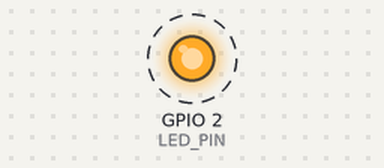
A sketch run on a simulated ESP8266 (NodeMCU). On the bench: output pins drawn as LEDs (lit = HIGH). Dashed ring = blinking. What the sketch prints to the serial monitor is not drawn.

Above: at 1.0 s.
Timing chart, 0 to 5.1 s (numbered marks = the images above):
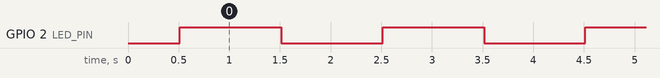

Measured:
- by itself, GPIO 2 (LED_PIN): alternates HIGH for 1.0 s and LOW for 1.0 s

The sketch:

prueba1_blink_led.ino
```cpp
// ==============================================================================
// UNIVERSIDAD NACIONAL DE SAN ANTONIO ABAD DEL CUSCO (UNSAAC)
// FACULTAD DE INGENIERÍA ELÉCTRICA, ELECTRÓNICA, INFORMÁTICA Y MECÁNICA
// ESCUELA PROFESIONAL DE INGENIERÍA INFORMÁTICA Y DE SISTEMAS
//
// ASIGNATURA : Robótica
// PRÁCTICA   : Laboratorio N.° 02 - Puesta en Marcha y Configuración del ESP32
// PRUEBA 01  : Control Digital y Parpadeo de LED (Blink) con Telemetría Serial
// ESTUDIANTE : Noe Franklin Choquenaira Quispe (Cód. 133962)
// PLACA      : DOIT ESP32 DEVKIT V1 / NodeMCU V1 (30 pines)
// ==============================================================================

#define LED_PIN 2  // LED azul integrado en la placa (GPIO 2)

void setup()
{
  // Inicialización de la consola UART a 115200 baudios
  Serial.begin(115200);

  // Configuración del GPIO 2 como salida digital
  pinMode(LED_PIN, OUTPUT);

  delay(500);
  Serial.println("==================================================");
  Serial.println("  UNSAAC - Lab 02: ESP32 NodeMCU V1               ");
  Serial.println("  Prueba 1: Control de GPIO 2 (LED Integrado)     ");
  Serial.println("==================================================");
}

void loop()
{
  // Encender LED integrado y reportar estado por serial
  digitalWrite(LED_PIN, HIGH);
  Serial.println("LED Encendido");
  delay(1000);

  // Apagar LED integrado y reportar estado por serial
  digitalWrite(LED_PIN, LOW);
  Serial.println("LED Apagado");
  delay(1000);
}
```
